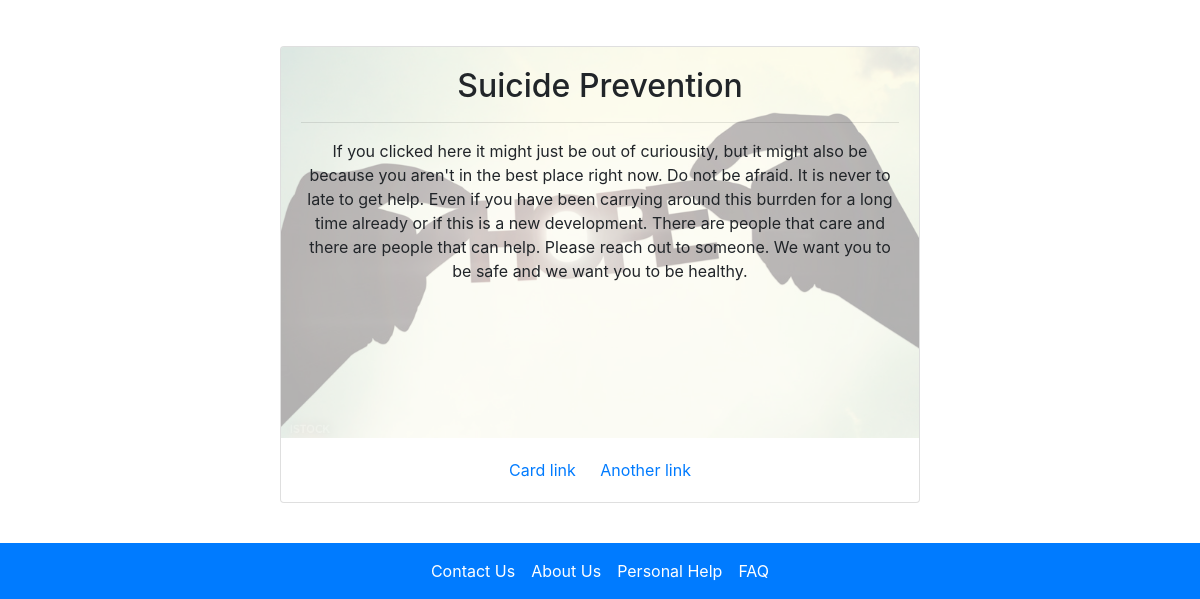
/antifu/personalHelp/ (lower part), run on an earlier commit of the app's database.
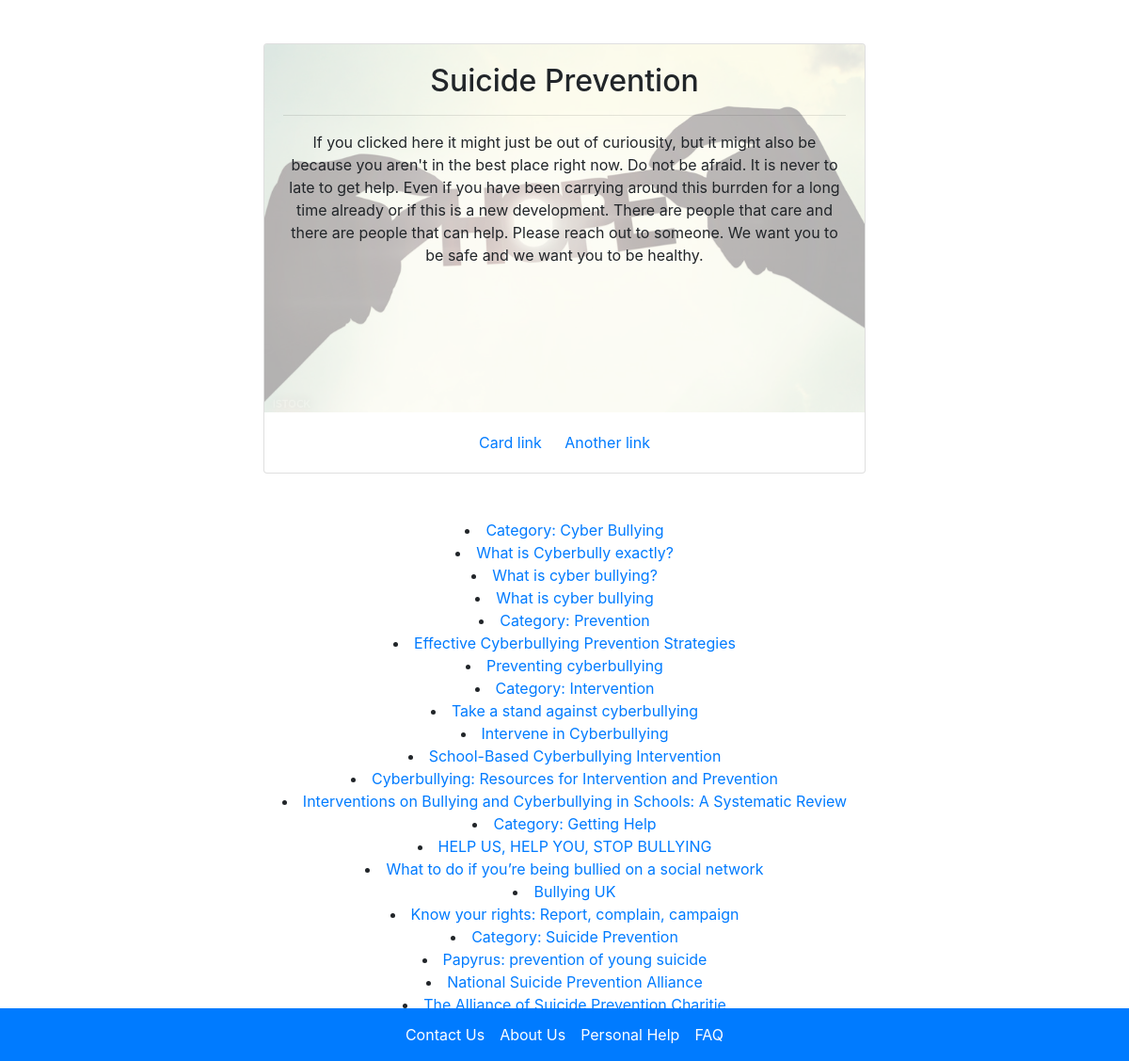
And on a later commit of the database.
### antifu/models.py (models this page shows, shortened)
class PersonalHelp(models.Model):
    title = models.TextField(blank=True)
    href = models.TextField(blank=True)

### antifu/views.py (the view)
def personalHelp(request):
    category_list = Category.objects.all()
    help_list = PersonalHelp.objects.all()
    context_dict = {"help":help_list,
                    'categories': category_list}
    return render(request, 'antifu/personalHelp.html',context_dict)

### templates/antifu/personalHelp.html (shortened to what this page needs)
{% extends 'antifu/base.html' %}
{% load staticfiles %}
{% block body_block %}
<div class="card m-5 mx-auto" style="width: 40rem;">
  <img class="card-img-top" src="{% static "images/pH6.jpg" %}" alt="Helping hand." style="opacity: 0.3"/>
  <div class="card-img-overlay">
    <h2 id="suicide_prevention" class="card-title">Suicide Prevention</h2>
    <hr class="vertical"/>
    <p class="card-text">If you clicked here it might just be out of curiousity, but it might also be because you aren't in the best place right now. Do not be afraid. It is never to late to get help. Even if you have been carrying around this burrden for a long time already or if this is a new development. There are people that care and there are people that can help. Please reach out to someone. We want you to be safe and we want you to be healthy.</p>
  </div>
  <div class="card-body">
    <a href="#" class="card-link">Card link</a>
    <a href="#" class="card-link">Another link</a>
  </div>
</div>
    <div>
        {% for h in help %}
            <li><a href="{{ h.href}}">{{ h.title }}</a></li>
        {% endfor %}
    </div>
{% endblock %}

What changed in the data, as far as the page shows it:
added PersonalHelp: title "Category: Cyber Bullying"
added PersonalHelp: title "What is Cyberbully exactly?"
added PersonalHelp: title "What is cyber bullying?"
added PersonalHelp: title "What is cyber bullying"
added PersonalHelp: title "Category: Prevention"
added PersonalHelp: title "Effective Cyberbullying Prevention Strategies"
added PersonalHelp: title "Preventing cyberbullying"
added PersonalHelp: title "Category: Intervention"
added PersonalHelp: title "Take a stand against cyberbullying"
added PersonalHelp: title "Intervene in Cyberbullying"
added PersonalHelp: title "School-Based Cyberbullying Intervention"
added PersonalHelp: title "Cyberbullying: Resources for Intervention and Prevention"
added PersonalHelp: title "Interventions on Bullying and Cyberbullying in Schools: A Systematic Review"
added PersonalHelp: title "Category: Getting Help"
added PersonalHelp: title "HELP US, HELP YOU, STOP BULLYING"
added PersonalHelp: title "What to do if you’re being bullied on a social network"
added PersonalHelp: title "Bullying UK"
added PersonalHelp: title "Know your rights: Report, complain, campaign"
added PersonalHelp: title "Category: Suicide Prevention"
added PersonalHelp: title "Papyrus: prevention of young suicide"
added PersonalHelp: title "National Suicide Prevention Alliance"
added PersonalHelp: title "The Alliance of Suicide Prevention Charitie"
